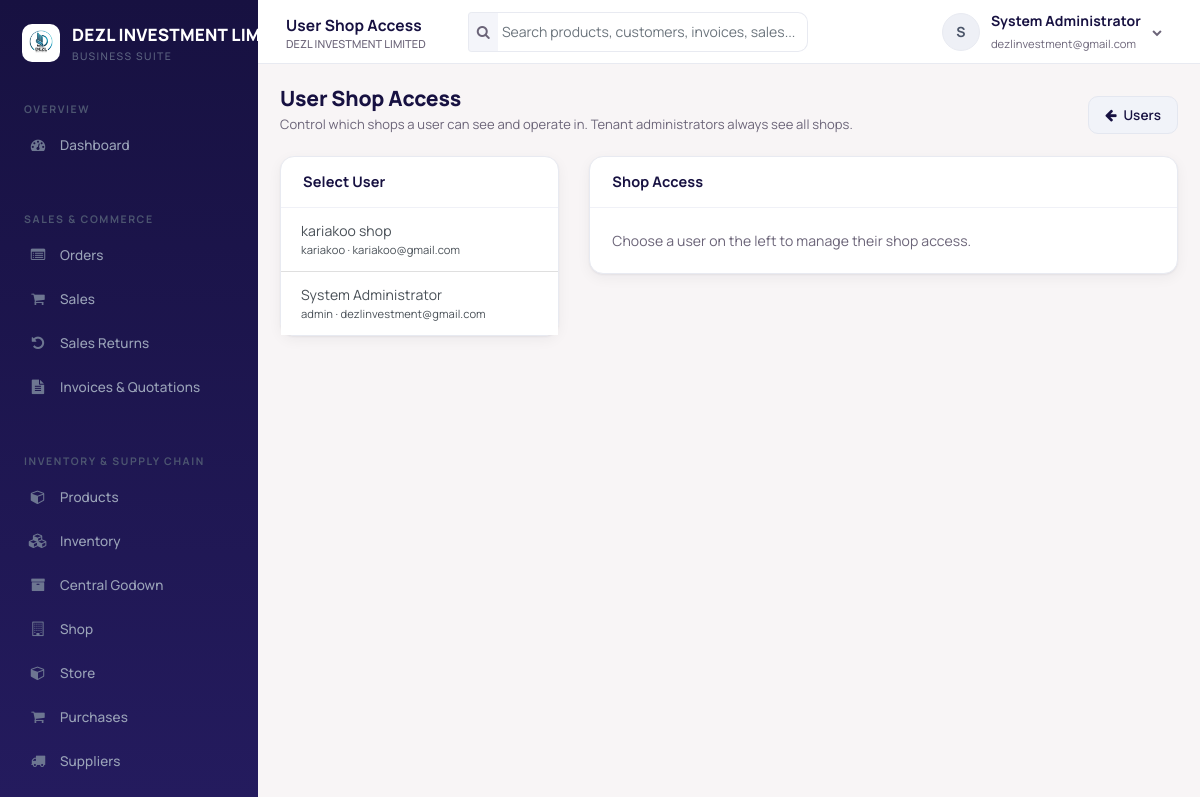
Page /user-shops.php (signed in) on the earlier database version.
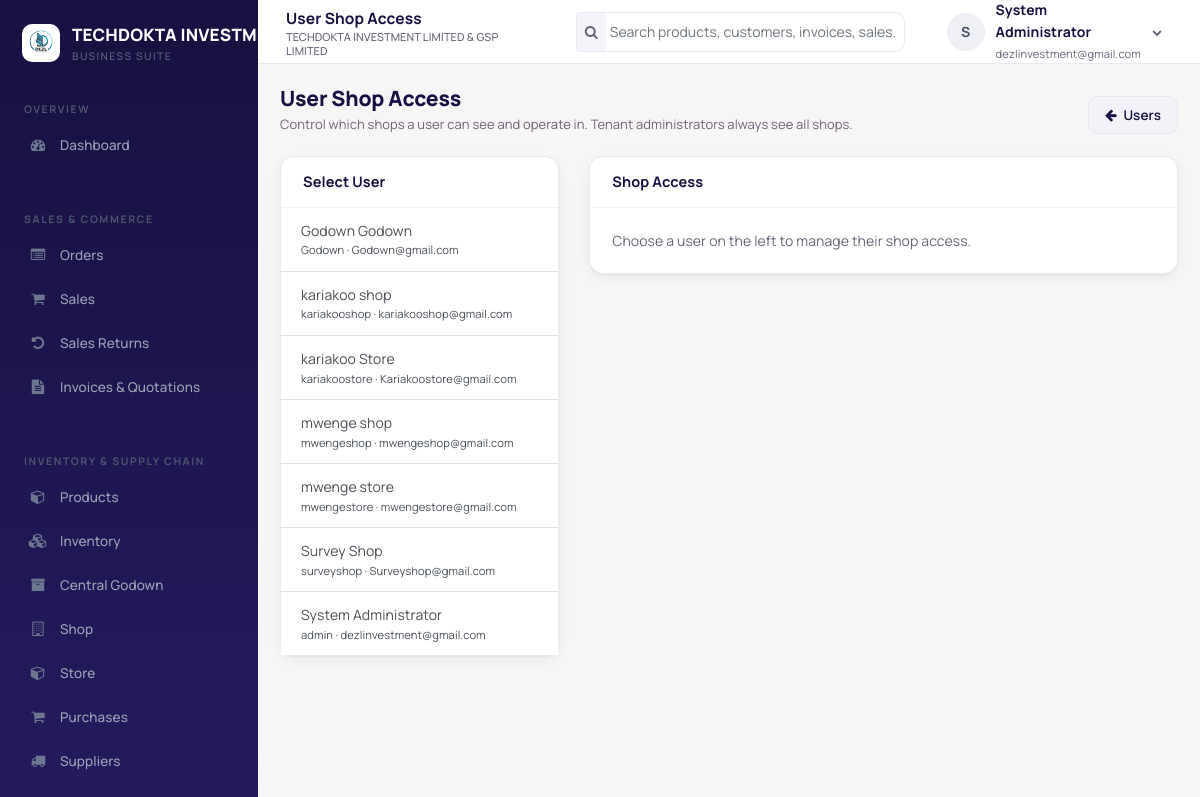
Same page on the later database version.
### tables this page shows
CREATE TABLE `users` (
  `user_id` int(10) UNSIGNED NOT NULL,
  `tenant_id` int(10) UNSIGNED NOT NULL,
  `username` varchar(100) NOT NULL,
  `email` varchar(191) NOT NULL,
  `password_hash` varchar(255) NOT NULL,
  `first_name` varchar(100) NOT NULL,
  `last_name` varchar(100) NOT NULL,
  `phone` varchar(50) DEFAULT NULL,
  `is_active` tinyint(1) NOT NULL DEFAULT 1,
  `last_login` datetime DEFAULT NULL,
  `created_at` timestamp NOT NULL DEFAULT current_timestamp()
);

### helpers.php (called while the page is built, shortened)
<?php
function e($value) {
    return htmlspecialchars((string)$value, ENT_QUOTES, 'UTF-8');
}
function system_title($tenant_id = null) {
    global $current_user;
    static $titles = [];
    if ($tenant_id === null) {
        if (isset($current_user->tenant_id)) {
            $tenant_id = (int)$current_user->tenant_id;
        } elseif (!empty($_SESSION['tenant_id'])) {
            $tenant_id = (int)$_SESSION['tenant_id'];
        }
    }
    $cache_key = $tenant_id !== null ? (int)$tenant_id : 0;
    if (array_key_exists($cache_key, $titles)) return $titles[$cache_key];
    if ($cache_key > 0) {
        $row = fetch_one("SELECT company_name FROM system_settings WHERE tenant_id = ? LIMIT 1", $cache_key);
    }
    $title = trim((string)($row['company_name'] ?? ''));
    $titles[$cache_key] = $title;
    return $title;
}
function system_logo_path($tenant_id = null) {
    global $current_user;
    if ($tenant_id === null) {
        if (isset($current_user->tenant_id)) {
            $tenant_id = (int)$current_user->tenant_id;
        } elseif (!empty($_SESSION['tenant_id'])) {
            $tenant_id = (int)$_SESSION['tenant_id'];
        }
    }
    $cache_key = $tenant_id !== null ? (int)$tenant_id : 0;
    $candidates = [];
    if ($cache_key > 0) {
        $row = fetch_one("SELECT logo_path FROM system_settings WHERE tenant_id = ? LIMIT 1", $cache_key);
        if ($row && !empty($row['logo_path'])) $candidates[] = (string)$row['logo_path'];
    }
    $candidates[] = 'assets/images/logo.png';
    $logo = '';
    foreach ($candidates as $candidate) {
        $candidate = str_replace('\\', '/', trim($candidate));
        if (file_exists(__DIR__ . '/' . ltrim($candidate, '/'))) {
            $logo = ltrim($candidate, '/');
            break;
        }
    }
    return $logo;
}
function fetch_one($sql, ...$params) {
    global $conn;
    $stmt = $conn->prepare($sql);
    if ($params) {
        $types = '';
        foreach ($params as $p) {
            $types .= is_int($p) ? 'i' : (is_float($p) ? 'd' : 's');
        }
        $stmt->bind_param($types, ...$params);
    }
    $stmt->execute();
    $row = $stmt->get_result()->fetch_assoc();
    return $row;
}
function fetch_all($sql, ...$params) {
    global $conn;
    $stmt = $conn->prepare($sql);
    if ($params) {
        $types = '';
        foreach ($params as $p) {
            $types .= is_int($p) ? 'i' : (is_float($p) ? 'd' : 's');
        }
        $stmt->bind_param($types, ...$params);
    }
    $stmt->execute();
    $rows = $stmt->get_result()->fetch_all(MYSQLI_ASSOC);
    return $rows;
}

### User.php (called while the page is built, shortened)
<?php
class User
{
    public $user_id;
    public $tenant_id;
    public $first_name;
    public $last_name;
    public static function getUserById($userId)
    {
        global $conn;
        $stmt = $conn->prepare("SELECT * FROM users WHERE user_id = ? LIMIT 1");
        $stmt->bind_param('i', $userId);
        $stmt->execute();
        $row = $stmt->get_result()->fetch_assoc();
        $user = new self();
        foreach ($row as $key => $value) {
            if (property_exists($user, $key)) $user->$key = $value;
        }
        $user->loadRoles();
        return $user;
    }
    private function loadRoles()
    {
        global $conn;
        $stmt = $conn->prepare(
            "SELECT r.role_id, r.name FROM user_roles ur
             JOIN roles r ON r.role_id = ur.role_id
             WHERE ur.user_id = ? AND ur.tenant_id = ?"
        );
        $stmt->bind_param('ii', $this->user_id, $this->tenant_id);
        $stmt->execute();
        $result = $stmt->get_result();
        while ($row = $result->fetch_assoc()) {
            $this->roles[] = $row['name'];
        }
    }
    public function fullName()
    {
        return trim($this->first_name . ' ' . $this->last_name);
    }
}

### auth_check.php (called while the page is built, shortened)
<?php
$current_user = User::getUserById((int)$_SESSION['user_id']);

### user-shops.php (the view, shortened to what the changed rows need)
<?php
require_once 'header.php';
require_once 'auth_check.php';
$page_title = 'User Shop Access';
$user_id = (int)($_GET['user'] ?? $_POST['user_id'] ?? 0);
$users = fetch_all(
    "SELECT user_id, username, first_name, last_name, email, is_active
     FROM users WHERE tenant_id = ? ORDER BY first_name, last_name, username",
    $current_user->tenant_id
);
require_once 'navbar.php';
require_once 'sidebar.php';
?>
<div class="page-head">
    <div>
        <h1 class="page-title">User Shop Access</h1>
    </div>
</div>
<div class="row">
    <div class="col-lg-4">
        <div class="card">
            <div class="card-body p-0">
                <div class="list-group list-group-flush">
                    <?php foreach ($users as $u): ?>
                        <?php $is_selected = (int)$u['user_id'] === (int)$user_id; ?>
                        <a class="list-group-item list-group-item-action d-flex justify-content-between align-items-center <?php echo $is_selected ? 'active' : ''; ?>" href="user-shops.php?user=<?php echo (int)$u['user_id']; ?>">
                            <span>
                                <?php echo e(trim(($u['first_name'] ?? '') . ' ' . ($u['last_name'] ?? ''))); ?>
                                <small class="d-block"><?php echo e($u['username']); ?> · <?php echo e($u['email']); ?></small>
                            </span>
                        </a>
                    <?php endforeach; ?>
                </div>
            </div>
        </div>
    </div>
</div>
<?php require_once 'footer.php'; ?>

### navbar.php (shortened to what the changed rows need)
<div class="app-main">
    <header class="topbar">
        <div class="topbar-title"><?php echo isset($page_title) ? e($page_title) : e(system_title()); ?><small><?php echo e(system_title()); ?></small></div>
        <div class="dropdown">
            <a href="#" class="user-menu" data-toggle="dropdown">
                <span class="avatar"><?php echo e(strtoupper(substr($current_user->first_name, 0, 1))); ?></span>
                <span class="hide-xs"><strong><?php echo e($current_user->fullName()); ?></strong><br><small class="text-muted"><?php echo e($current_user->email); ?></small></span>
                <i class="fa fa-chevron-down hide-xs" style="font-size:10px;color:var(--text-muted)"></i>
            </a>
        </div>
    </header>
    <main class="app-content">

### sidebar.php (shortened to what the changed rows need)
<aside class="sidebar" id="sidebar">
    <div class="sidebar-brand">
        <?php $sidebar_logo = system_logo_path(); ?>
        <?php if ($sidebar_logo !== ''): ?>
            <img src="<?php echo e($sidebar_logo); ?>" alt="" class="sidebar-logo">
        <?php endif; ?>
        <div class="brand-text"><?php echo e(system_title()); ?><small>Business Suite</small></div>
    </div>
</aside>

Differences in the rows shown:
changed users "System Administrator": tenant "DEZL INVESTMENT LIMITED" → "TECHDOKTA INVESTMENT LIMITED & GSP LIMITED"; tenant "DEZL INVESTMENT…" → "TECHDOKTA…"
added users: first_name+last_name "Godown Godown", username "Godown", email "Godown@gmail.com"
changed users "kariakoo shop": username "kariakoo" → "kariakooshop"; email "kariakoo@gmail.com" → "kariakooshop@gmail.com"
added users: first_name+last_name "kariakoo Store", username "kariakoostore", email "Kariakoostore@gmail.com"
added users: first_name+last_name "mwenge shop", username "mwengeshop", email "mwengeshop@gmail.com"
added users: first_name+last_name "mwenge store", username "mwengestore", email "mwengestore@gmail.com"
added users: first_name+last_name "Survey Shop", username "surveyshop", email "Surveyshop@gmail.com"
